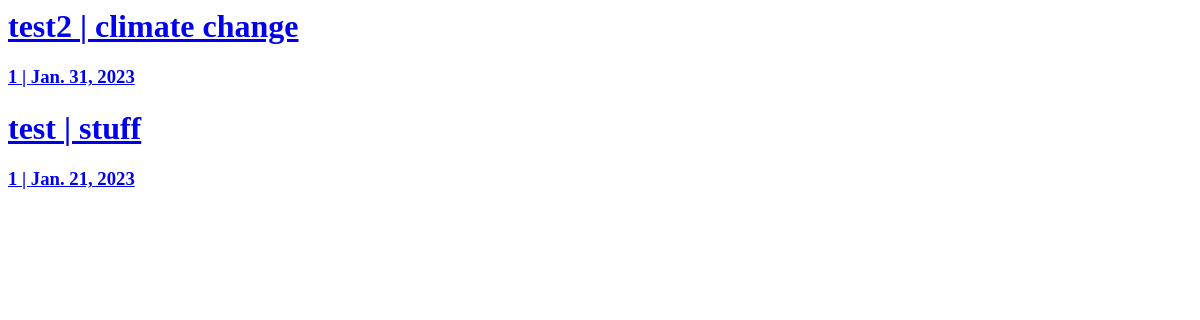
/resource/article/, run on an earlier commit of the app's database.
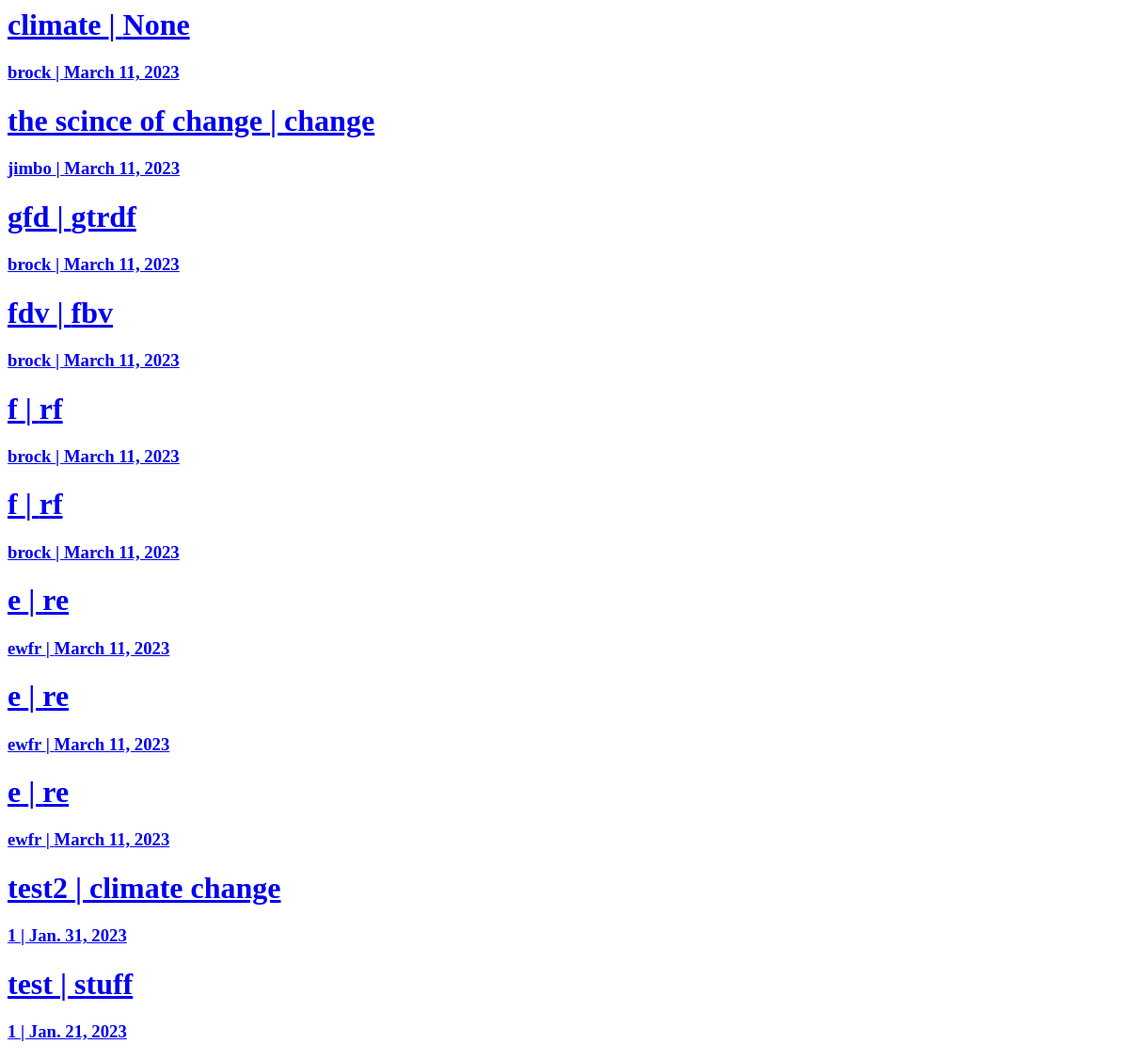
And on a later commit of the database.
### resources/models.py (models this page shows, shortened)
class Article(models.Model):
    title = models.CharField(max_length=250, blank=True, null=True)
    author = models.CharField(max_length=250, blank=True, null=True)
    sources = models.ManyToManyField(Source)
    date_published = models.DateField(auto_now=True)
    topic = models.CharField(max_length=100, blank=True, null=True)
    content = models.TextField(null=True)
    visuals = models.FileField(upload_to='uploads/', null=True)
    unique_id = models.CharField(max_length=8, default=''.join(random.choices(string.ascii_letters, k=8)))

### resources/views.py (the view)
# urls.py: path('article/', views.article_home_view, name="article_home_view"),
def article_home_view(request):
    articles = Article.objects.all().order_by('-date_published')
    context = {"articles": articles}
    return render(request, "articlehome.html", context)

### templates/articlehome.html
{% load static %}
{% for article in articles %}
<div>
    <a href="{% url 'resources:article_view' article.unique_id %}">
        <h1>{{article.title}} | {{article.topic}}</h1>
        <h3>{{article.author}} | {{article.date_published}}</h3>
    </a>
</div>
{% endfor %}

What changed in the data, as far as the page shows it:
added Article: title "climate", topic "None", author "brock", date_published "March 11, 2023"
added Article: title "the scince of change", topic "change", author "jimbo", date_published "March 11, 2023"
added Article: title "gfd", topic "gtrdf", author "brock", date_published "March 11, 2023"
added Article: title "fdv", topic "fbv", author "brock", date_published "March 11, 2023"
added Article: title "f", topic "rf", author "brock", date_published "March 11, 2023"
added Article: title "f", topic "rf", author "brock", date_published "March 11, 2023"
added Article: title "e", topic "re", author "ewfr", date_published "March 11, 2023"
added Article: title "e", topic "re", author "ewfr", date_published "March 11, 2023"
added Article: title "e", topic "re", author "ewfr", date_published "March 11, 2023"
